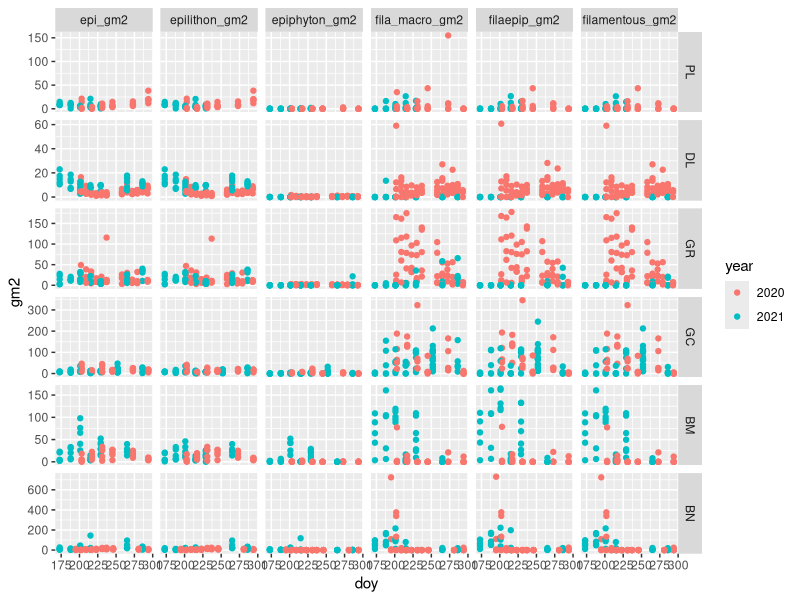
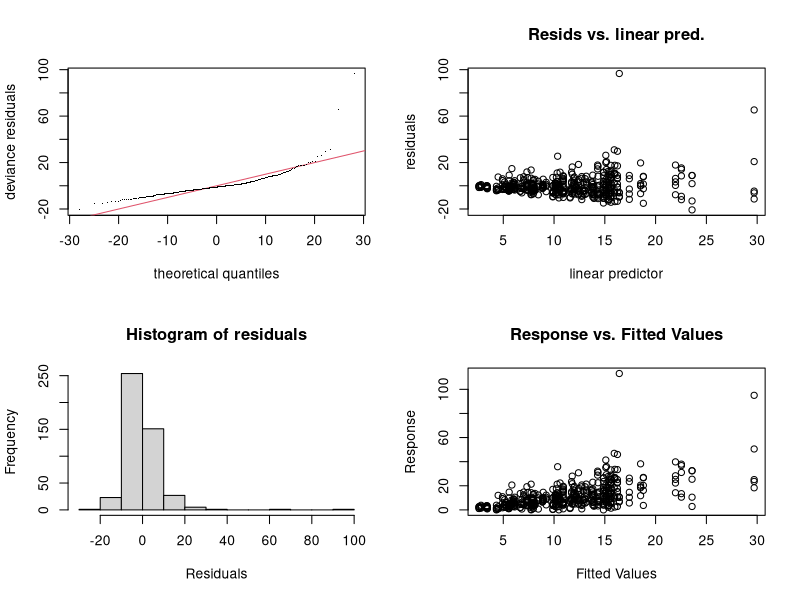
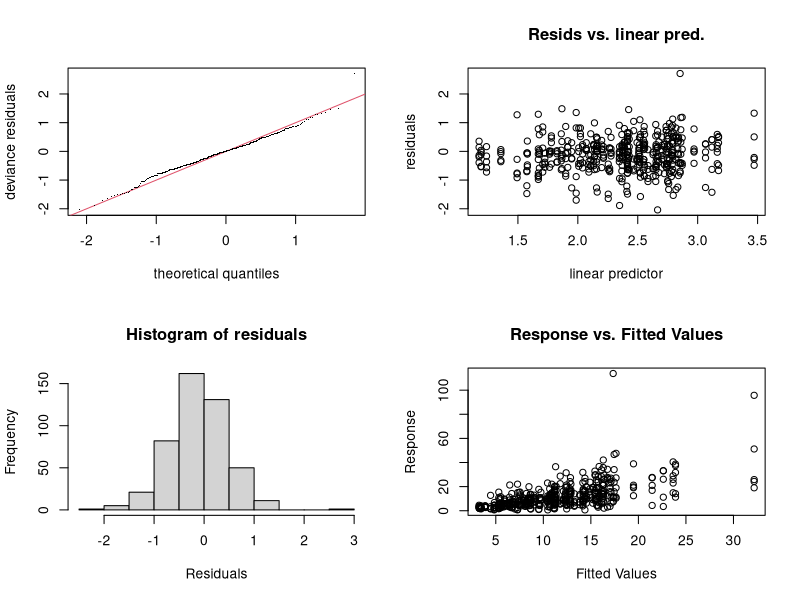
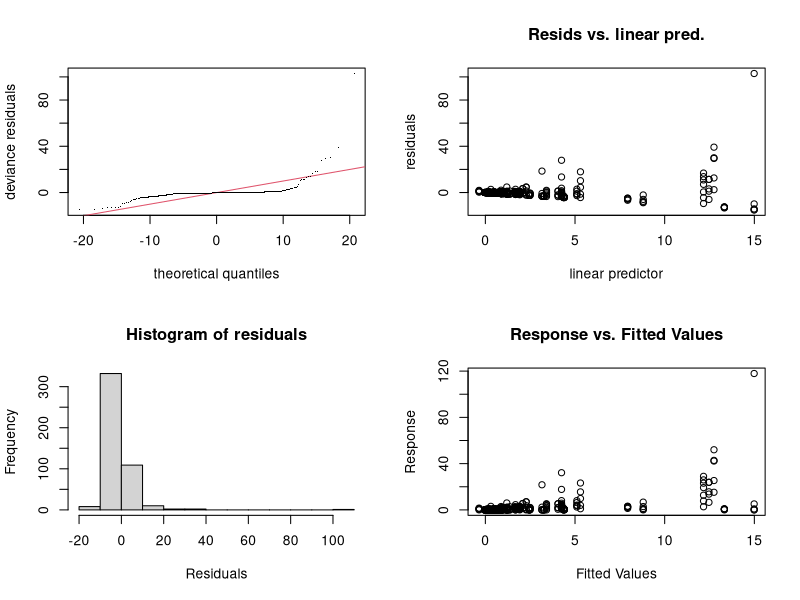
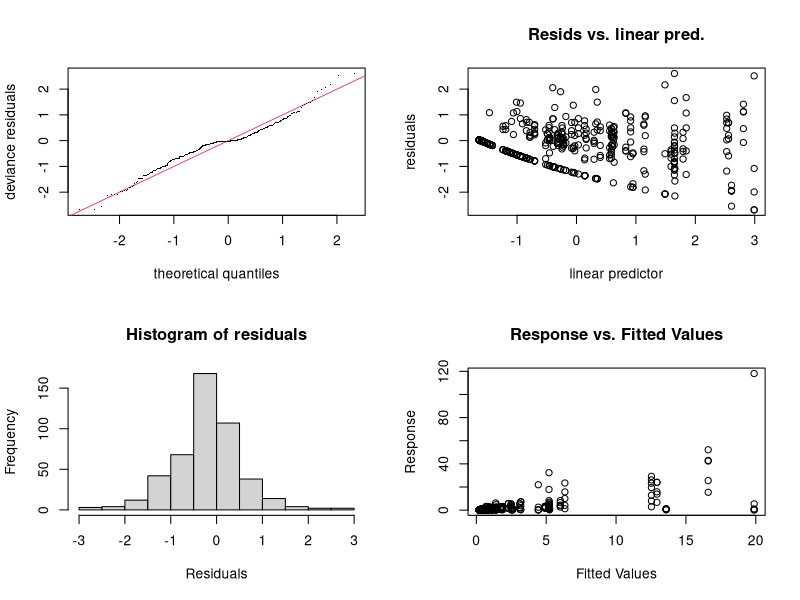
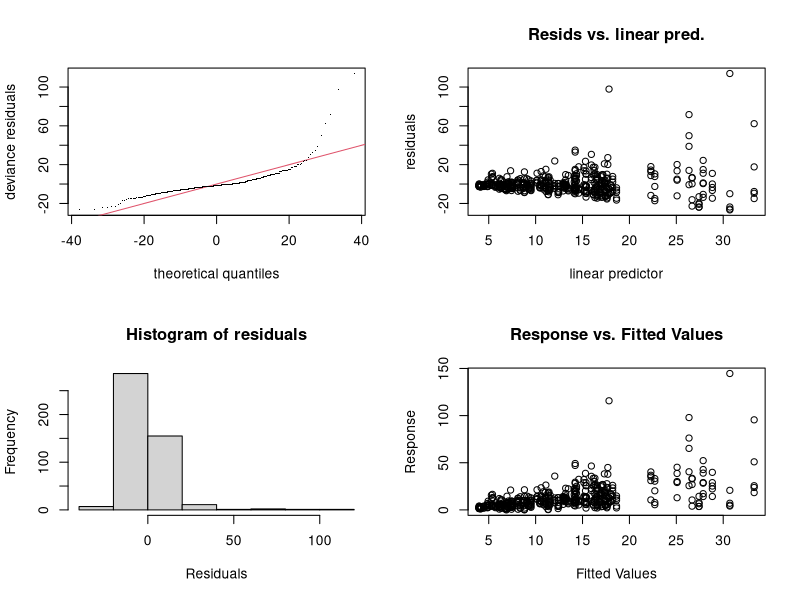
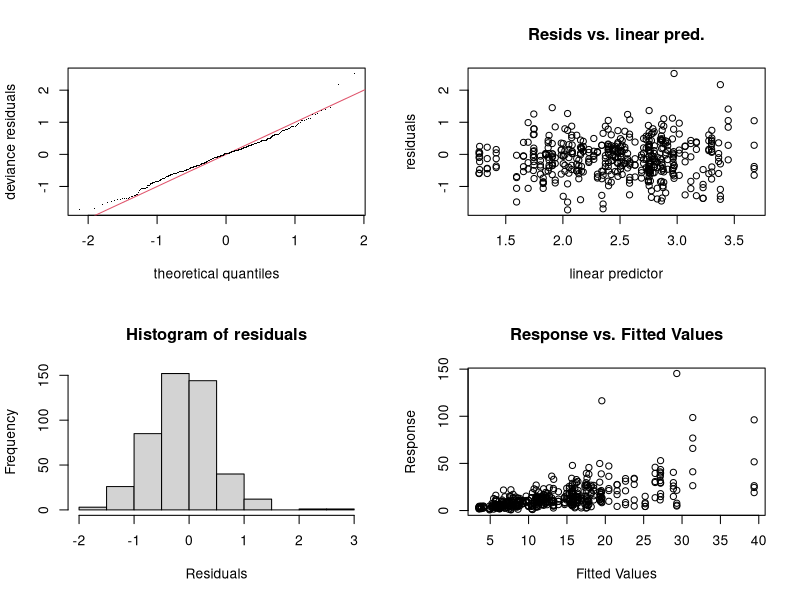
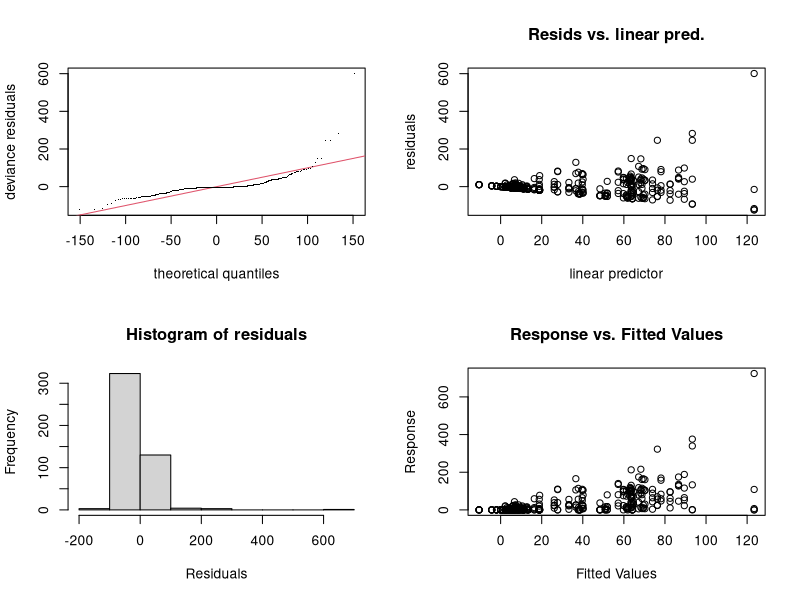

These charts were generated, in order, by the following R code: (Note: this script raises an error after producing the figures.)
# fit GAMS to biomass data
# 10/2022

library(tidyverse)
library(mgcv)

biomass <- read_csv('data/biomass_data/biomass_working_data_epip.csv') %>%
    filter(!is.na(site) & site != 'CR') %>%
    mutate(site = factor(site, levels = c('PL', 'DL', 'GR', 'GC', 'BM', 'BN')),
           year = as.factor(lubridate::year(date)),
           site_year = paste(site, year, sep = '_'),
           epi_chla_mgm2 = epiphyton_chla_mgm2 + epilithon_chla_mgm2,
           epi_gm2 = epilithon_gm2 + epiphyton_gm2,
           filaepip_chla_mgm2 = epiphyton_chla_mgm2 + filamentous_chla_mgm2,
           filaepip_gm2 = epiphyton_gm2 + filamentous_gm2)

glimpse(biomass)


# look at the data
biomass %>%
    select(date, doy, year, site, ends_with('_gm2')) %>%
    pivot_longer(cols = -c('date', 'doy', 'year', 'site'),
                 names_to = 'bm_category',
                 values_to = 'gm2') %>%
    ggplot(aes(doy, gm2, col = year)) +
    geom_point() +
    facet_grid(site~bm_category, scales = 'free_y')


# find 2%quantile ####
# add the 2% quantile to each of the biomass categories in order to
# fit log transformed GAMs
colnames(biomass)
min_vals <- biomass %>%
    select(epilithon_gm2, epilithon_chla_mgm2,
           epiphyton_gm2, epiphyton_chla_mgm2,
           epi_gm2, epi_chla_mgm2,
           filamentous_gm2, filamentous_chla_mgm2,
           filaepip_gm2, filaepip_chla_mgm2) %>%
    mutate(across(.fns = ~case_when(. == 0 ~ NA_real_,
                                    TRUE ~ .))) %>%
    pivot_longer(cols = everything(), names_to = 'biomass', values_to = 'value') %>%
    group_by(biomass) %>%
    summarize(min = quantile(value, 0.01, na.rm = T),
              q2 = quantile(value, 0.02, na.rm = T))

dates <- c(seq(min(biomass$date), max(biomass$date[biomass$year == 2020]), by = 'day'),
           seq(min(biomass$date[biomass$year == 2021]), max(biomass$date), by = 'day'))


# biomass <- biomass %>%
#     mutate(epilithon_gm2 = epilithon_gm2 + min_vals$min[min_vals$biomass == 'epilithon_gm2'],
#            epilithon_chla_mgm2 = epilithon_chla_mgm2 +
#                min_vals$min[min_vals$biomass == 'epilithon_chla_mgm2'],
#            filamentous_gm2 = filamentous_gm2 + min_vals$min[min_vals$biomass == 'filamentous_gm2'],
#            filamentous_chla_mgm2 = filamentous_chla_mgm2 +
#                min_vals$min[min_vals$biomass == 'filamentous_chla_mgm2'],
#            fila_macro_gm2 = fila_macro_gm2 + min_vals$min[min_vals$biomass == 'fila_macro_gm2'])
# fit gams
preds <- data.frame(date = dates,
                    doy = as.numeric(format(dates, '%j')),
                    year = lubridate::year(dates))%>%
    mutate(year = as.factor(year))
s_preds <- data.frame()
for(site in unique(biomass$site)){
    preds$site = site
    s_preds <- bind_rows(s_preds, preds)
}
s_preds_lin <- s_preds_gamma <-
    mutate(s_preds,
           site_year = as.factor(paste(site, year, sep = '_'))) %>%
    tibble()

link_fn = 'log' # gamma link function, log or inverse?
delta = 0.5
par(mfrow = c(2,2))

# try it for all sites
biomass$site_year <- factor(biomass$site_year)
fg2_gamma <- gam(epilithon_gm2 +
                     min_vals$min[min_vals$biomass == 'epilithon_gm2'] ~ s(doy) +
                  s(doy, site_year, bs = 'fs'),
              data = biomass, method = 'REML',
              family = Gamma(link = link_fn))

fg2 <- gam(epilithon_gm2 ~ s(doy) +
               s(doy, site_year, bs = 'fs'),
           data = biomass, method = 'REML', family = 'gaussian')

gam.check(fg2)

gam.check(fg2_gamma)
AIC(fg2)
AIC(fg2_gamma)

pp_lin <- mgcv::predict.gam(fg2, s_preds_lin, se.fit = TRUE)
pp_gamma <- mgcv::predict.gam(fg2_gamma, s_preds_gamma, type = 'response',
                        se.fit = TRUE)

s_preds_lin <- mutate(s_preds_lin,
                      epil_gm2_fit = c(pp_lin$fit),
                      epil_gm2_se = c(pp_lin$se.fit))
s_preds_gamma <- mutate(s_preds_gamma,
                        epil_gm2_fit = c(pp_gamma$fit) -
                            min_vals$min[min_vals$biomass == 'epilithon_gm2'],
                        epil_gm2_se = c(pp_gamma$se.fit))

# epiphyton
fg2_epip_gamma <- gam(epiphyton_gm2 +
                     min_vals$min[min_vals$biomass == 'epiphyton_gm2'] ~ s(doy) +
                  s(doy, site_year, bs = 'fs'),
              data = biomass, method = 'REML',
              family = Gamma(link = link_fn))

fg2_epip <- gam(epiphyton_gm2 ~ s(doy) +
               s(doy, site_year, bs = 'fs'),
           data = biomass, method = 'REML', family = 'gaussian')

gam.check(fg2_epip)

gam.check(fg2_epip_gamma)
AIC(fg2_epip)
AIC(fg2_epip_gamma)

pp_lin <- mgcv::predict.gam(fg2_epip, s_preds_lin, se.fit = TRUE)
pp_gamma <- mgcv::predict.gam(fg2_epip_gamma, s_preds_gamma, type = 'response',
                        se.fit = TRUE)

s_preds_lin <- mutate(s_preds_lin,
                      epip_gm2_fit = c(pp_lin$fit),
                      epip_gm2_se = c(pp_lin$se.fit))
s_preds_gamma <- mutate(s_preds_gamma,
                        epip_gm2_fit = c(pp_gamma$fit) -
                            min_vals$min[min_vals$biomass == 'epiphyton_gm2'],
                        epip_gm2_se = c(pp_gamma$se.fit))

#epiphyton + epilithon
fg2_epi_gamma <- gam(epi_gm2 +
                     min_vals$min[min_vals$biomass == 'epi_gm2'] ~ s(doy) +
                  s(doy, site_year, bs = 'fs'),
              data = biomass, method = 'REML',
              family = Gamma(link = link_fn))

fg2_epi <- gam(epi_gm2 ~ s(doy) +
               s(doy, site_year, bs = 'fs'),
           data = biomass, method = 'REML', family = 'gaussian')

gam.check(fg2_epi)

gam.check(fg2_epi_gamma)
AIC(fg2_epi)
AIC(fg2_epi_gamma)

pp_lin <- mgcv::predict.gam(fg2_epi, s_preds_lin, se.fit = TRUE)
pp_gamma <- mgcv::predict.gam(fg2_epi_gamma, s_preds_gamma, type = 'response',
                        se.fit = TRUE)

s_preds_lin <- mutate(s_preds_lin,
                      epi_gm2_fit = c(pp_lin$fit),
                      epi_gm2_se = c(pp_lin$se.fit))
s_preds_gamma <- mutate(s_preds_gamma,
                        epi_gm2_fit = c(pp_gamma$fit) -
                            min_vals$min[min_vals$biomass == 'epi_gm2'],
                        epi_gm2_se = c(pp_gamma$se.fit))

# filamentous
fg2_fila_gamma <- gam(filamentous_gm2 +
                          min_vals$min[min_vals$biomass == 'filamentous_gm2'] ~ s(doy) +
                          s(doy, site_year, bs = 'fs'),
                      data = biomass, method = 'REML',
                      family = Gamma(link = link_fn))

fg2_fila <- gam(filamentous_gm2 ~ s(doy) +
                    s(doy, site_year, bs = 'fs'),
                data = biomass, method = 'REML', family = 'gaussian')

AIC(fg2_fila)
AIC(fg2_fila_gamma)

gam.check(fg2_fila)
gam.check(fg2_fila_gamma)


pp_lin <- mgcv::predict.gam(fg2_fila, s_preds_lin, se.fit = TRUE)
pp_gamma <- mgcv::predict.gam(fg2_fila_gamma, type = 'response',
                              s_preds_gamma, se.fit = TRUE)

s_preds_lin <- mutate(s_preds_lin,
                      fila_gm2_fit = c(pp_lin$fit),
                      fila_gm2_se = c(pp_lin$se.fit))
s_preds_gamma <- mutate(s_preds_gamma,
                        fila_gm2_fit = c(pp_gamma$fit)-
                            min_vals$min[min_vals$biomass == 'filamentous_gm2'],
                        fila_gm2_se = c(pp_gamma$se.fit))


# filamentous + epiphyton
fg2_filaepip_gamma <- gam(filaepip_gm2 +
                          min_vals$min[min_vals$biomass == 'filaepip_gm2'] ~ s(doy) +
                          s(doy, site_year, bs = 'fs'),
                      data = biomass, method = 'REML',
                      family = Gamma(link = link_fn))

fg2_filaepip <- gam(filaepip_gm2 ~ s(doy) +
                    s(doy, site_year, bs = 'fs'),
                data = biomass, method = 'REML', family = 'gaussian')

AIC(fg2_filaepip)
AIC(fg2_filaepip_gamma)

gam.check(fg2_filaepip)
gam.check(fg2_filaepip_gamma)


pp_lin <- mgcv::predict.gam(fg2_filaepip, s_preds_lin, se.fit = TRUE)
pp_gamma <- mgcv::predict.gam(fg2_filaepip_gamma, type = 'response',
                              s_preds_gamma, se.fit = TRUE)

s_preds_lin <- mutate(s_preds_lin,
                      filaepip_gm2_fit = c(pp_lin$fit),
                      filaepip_gm2_se = c(pp_lin$se.fit))
s_preds_gamma <- mutate(s_preds_gamma,
                        filaepip_gm2_fit = c(pp_gamma$fit)-
                            min_vals$min[min_vals$biomass == 'filaepip_gm2'],
                        filaepip_gm2_se = c(pp_gamma$se.fit))


# chlorophyll
fg2_chla_gamma <- gam(epilithon_chla_mgm2 +
                          min_vals$min[min_vals$biomass == 'epilithon_chla_mgm2']~ s(doy) +
                          s(doy, site_year, bs = 'fs'),
                      data = biomass, method = 'REML',
                      family = Gamma(link = link_fn))
fg2_chla <- gam(epilithon_chla_mgm2 ~ s(doy) +
                  s(doy, site_year, bs = 'fs'),
              data = biomass, method = 'REML', family = 'gaussian')

gam.check(fg2_chla)
gam.check(fg2_chla_gamma)

AIC(fg2_chla_gamma)
AIC(fg2_chla)

pp_gamma <- mgcv::predict.gam(fg2_chla_gamma, s_preds_gamma,
                              type ='response', se.fit = TRUE)
pp_lin <- mgcv::predict.gam(fg2_chla, s_preds_lin, se.fit = TRUE)

s_preds_lin <- mutate(s_preds_lin,
                      epil_chla_mgm2_fit = c(pp_lin$fit),
                      epil_chla_mgm2_se = c(pp_lin$se.fit))
s_preds_gamma <- mutate(s_preds_gamma,
                        epil_chla_mgm2_fit = c(pp_gamma$fit) -
                            min_vals$min[min_vals$biomass == 'epilithon_chla_mgm2'],
                        epil_chla_mgm2_se = c(pp_gamma$se.fit))


#epiphyton
fg2_epip_chla_gamma <- gam(epiphyton_chla_mgm2 +
                          min_vals$min[min_vals$biomass == 'epiphyton_chla_mgm2']~ s(doy) +
                          s(doy, site_year, bs = 'fs'),
                      data = biomass, method = 'REML',
                      family = Gamma(link = link_fn))
fg2_epip_chla <- gam(epiphyton_chla_mgm2 ~ s(doy) +
                  s(doy, site_year, bs = 'fs'),
              data = biomass, method = 'REML', family = 'gaussian')

gam.check(fg2_epip_chla)
gam.check(fg2_epip_chla_gamma)

AIC(fg2_epip_chla_gamma)
AIC(fg2_epip_chla)

pp_gamma <- mgcv::predict.gam(fg2_epip_chla_gamma, s_preds_gamma,
                              type ='response', se.fit = TRUE)
pp_lin <- mgcv::predict.gam(fg2_epip_chla, s_preds_lin, se.fit = TRUE)

s_preds_lin <- mutate(s_preds_lin,
                      epip_chla_mgm2_fit = c(pp_lin$fit),
                      epip_chla_mgm2_se = c(pp_lin$se.fit))
s_preds_gamma <- mutate(s_preds_gamma,
                        epip_chla_mgm2_fit = c(pp_gamma$fit) -
                            min_vals$min[min_vals$biomass == 'epiphyton_chla_mgm2'],
                        epip_chla_mgm2_se = c(pp_gamma$se.fit))

# epiphyton + epilithon
fg2_epi_chla_gamma <- gam(epi_chla_mgm2 +
                          min_vals$min[min_vals$biomass == 'epi_chla_mgm2']~ s(doy) +
                          s(doy, site_year, bs = 'fs'),
                      data = biomass, method = 'REML',
                      family = Gamma(link = link_fn))
fg2_epi_chla <- gam(epi_chla_mgm2 ~ s(doy) +
                  s(doy, site_year, bs = 'fs'),
              data = biomass, method = 'REML', family = 'gaussian')

gam.check(fg2_epi_chla)
gam.check(fg2_epi_chla_gamma)

AIC(fg2_epi_chla_gamma)
AIC(fg2_epi_chla)

pp_gamma <- mgcv::predict.gam(fg2_epi_chla_gamma, s_preds_gamma,
                              type ='response', se.fit = TRUE)
pp_lin <- mgcv::predict.gam(fg2_epi_chla, s_preds_lin, se.fit = TRUE)

s_preds_lin <- mutate(s_preds_lin,
                      epi_chla_mgm2_fit = c(pp_lin$fit),
                      epi_chla_mgm2_se = c(pp_lin$se.fit))
s_preds_gamma <- mutate(s_preds_gamma,
                        epi_chla_mgm2_fit = c(pp_gamma$fit) -
                            min_vals$min[min_vals$biomass == 'epi_chla_mgm2'],
                        epi_chla_mgm2_se = c(pp_gamma$se.fit))

# filamentous
fg2_fila_chla_gamma <- gam(filamentous_chla_mgm2 +
                               min_vals$min[min_vals$biomass == 'filamentous_chla_mgm2']~ s(doy) +
                               s(doy, site_year, bs = 'fs'),
                           data = biomass, method = 'REML',
                           family = Gamma(link = link_fn))
fg2_fila_chla <- gam(filamentous_chla_mgm2 ~ s(doy) +
                        s(doy, site_year, bs = 'fs'),
                     data = biomass, method = 'REML', family = 'gaussian')

gam.check(fg2_fila_chla)
gam.check(fg2_fila_chla_gamma)
AIC(fg2_fila_chla)
AIC(fg2_fila_chla_gamma)


pp_gamma <- mgcv::predict.gam(fg2_fila_chla_gamma, s_preds_gamma,
                              type ='response', se.fit = TRUE)
pp_lin <- mgcv::predict.gam(fg2_fila_chla, s_preds_lin, se.fit = TRUE)

s_preds_lin <- mutate(s_preds_lin,
                      fila_chla_mgm2_fit = c(pp_lin$fit),
                      fila_chla_mgm2_se = c(pp_lin$se.fit))
s_preds_gamma <- mutate(s_preds_gamma,
                        fila_chla_mgm2_fit = c(pp_gamma$fit)-
                            min_vals$min[min_vals$biomass == 'filamentous_chla_mgm2'],
                        fila_chla_mgm2_se = c(pp_gamma$se.fit))
# filamentous
fg2_filaepip_chla_gamma <- gam(filaepip_chla_mgm2 +
                               min_vals$min[min_vals$biomass == 'filaepip_chla_mgm2']~ s(doy) +
                               s(doy, site_year, bs = 'fs'),
                           data = biomass, method = 'REML',
                           family = Gamma(link = link_fn))
fg2_filaepip_chla <- gam(filaepip_chla_mgm2 ~ s(doy) +
                        s(doy, site_year, bs = 'fs'),
                     data = biomass, method = 'REML', family = 'gaussian')

gam.check(fg2_filaepip_chla)
gam.check(fg2_filaepip_chla_gamma)
AIC(fg2_filaepip_chla)
AIC(fg2_filaepip_chla_gamma)


pp_gamma <- mgcv::predict.gam(fg2_filaepip_chla_gamma, s_preds_gamma,
                              type ='response', se.fit = TRUE)
pp_lin <- mgcv::predict.gam(fg2_filaepip_chla, s_preds_lin, se.fit = TRUE)

s_preds_lin <- mutate(s_preds_lin,
                      filaepip_chla_mgm2_fit = c(pp_lin$fit),
                      filaepip_chla_mgm2_se = c(pp_lin$se.fit))
s_preds_gamma <- mutate(s_preds_gamma,
                        filaepip_chla_mgm2_fit = c(pp_gamma$fit)-
                            min_vals$min[min_vals$biomass == 'filaepip_chla_mgm2'],
                        filaepip_chla_mgm2_se = c(pp_gamma$se.fit))

# Calculate fit metrics for the smoothness parameter
k1 <- k.check(fg2) %>% data.frame() %>%
    mutate(model = 'epilithon AFDM',
           smooth_par = c('s(doy)', 's(doy, site_year)')) %>%
    relocate(model, smooth_par)
rownames(k1) <- NULL
k2 <- k.check(fg2_epip) %>% data.frame() %>%
    mutate(model = 'epiphyton AFDM',
           smooth_par = c('s(doy)', 's(doy, site_year)')) %>%
    relocate(model, smooth_par)
rownames(k2) <- NULL
k3 <- k.check(fg2_epi) %>% data.frame() %>%
    mutate(model = 'epip + epil AFDM',
           smooth_par = c('s(doy)', 's(doy, site_year)')) %>%
    relocate(model, smooth_par)
rownames(k3) <- NULL
k4 <- k.check(fg2_fila) %>% data.frame() %>%
    mutate(model = 'filamentous AFDM',
           smooth_par = c('s(doy)', 's(doy, site_year)')) %>%
    relocate(model, smooth_par)
rownames(k4) <- NULL
k5 <- k.check(fg2_chla) %>% data.frame() %>%
    mutate(model = 'epilithon chla',
           smooth_par = c('s(doy)', 's(doy, site_year)')) %>%
    relocate(model, smooth_par)
rownames(k5) <- NULL
k6 <- k.check(fg2_epip_chla) %>% data.frame() %>%
    mutate(model = 'epiphyton chla',
           smooth_par = c('s(doy)', 's(doy, site_year)')) %>%
    relocate(model, smooth_par)
rownames(k6) <- NULL
k7 <- k.check(fg2_epi_chla) %>% data.frame() %>%
    mutate(model = 'epip + epil chla',
           smooth_par = c('s(doy)', 's(doy, site_year)')) %>%
    relocate(model, smooth_par)
rownames(k7) <- NULL
k8 <- k.check(fg2_fila_chla) %>% data.frame() %>%
    mutate(model = 'filamentous chla',
           smooth_par = c('s(doy)', 's(doy, site_year)')) %>%
    relocate(model, smooth_par)
rownames(k8) <- NULL
k_check <- bind_rows(k1, k2, k3, k4, k5, k6, k7, k8)

# gamma model
k1 <- k.check(fg2_gamma) %>% data.frame() %>%
    mutate(model = 'epilithon AFDM',
           smooth_par = c('s(doy)', 's(doy, site_year)')) %>%
    relocate(model, smooth_par)
rownames(k1) <- NULL
k2 <- k.check(fg2_epip_gamma) %>% data.frame() %>%
    mutate(model = 'epiphyton AFDM',
           smooth_par = c('s(doy)', 's(doy, site_year)')) %>%
    relocate(model, smooth_par)
rownames(k2) <- NULL
k3 <- k.check(fg2_epi_gamma) %>% data.frame() %>%
    mutate(model = 'epil + epip AFDM',
           smooth_par = c('s(doy)', 's(doy, site_year)')) %>%
    relocate(model, smooth_par)
rownames(k3) <- NULL
k4 <- k.check(fg2_fila_gamma) %>% data.frame() %>%
    mutate(model = 'filamentous AFDM',
           smooth_par = c('s(doy)', 's(doy, site_year)')) %>%
    relocate(model, smooth_par)
rownames(k4) <- NULL
k5 <- k.check(fg2_chla_gamma) %>% data.frame() %>%
    mutate(model = 'epilithon chla',
           smooth_par = c('s(doy)', 's(doy, site_year)')) %>%
    relocate(model, smooth_par)
rownames(k5) <- NULL
k6 <- k.check(fg2_epip_chla_gamma) %>% data.frame() %>%
    mutate(model = 'epiphyton chla',
           smooth_par = c('s(doy)', 's(doy, site_year)')) %>%
    relocate(model, smooth_par)
rownames(k6) <- NULL
k7 <- k.check(fg2_epi_chla_gamma) %>% data.frame() %>%
    mutate(model = 'epil + epip chla',
           smooth_par = c('s(doy)', 's(doy, site_year)')) %>%
    relocate(model, smooth_par)
rownames(k7) <- NULL
k8 <- k.check(fg2_fila_chla_gamma) %>% data.frame() %>%
    mutate(model = 'filamentous chla',
           smooth_par = c('s(doy)', 's(doy, site_year)')) %>%
    relocate(model, smooth_par)
rownames(k8) <- NULL
k_check_gamma <- bind_rows(k1, k2, k3, k4, k5, k6, k7, k8)

# plot diagnostics
png('figures/SI/biomass_loggammaGAMs_diagnostics_epip.png', width = 7.5, height = 10,
    units = 'in', res = 300)
    par(mfrow = c(6,4),
        mar = c(3,4,2,2),
        oma = c(0,3,2,0))
    gam.check(fg2_gamma)
    mtext(expression(paste('epil g',m^-2)), 2, line = 45)
    gam.check(fg2_epip_gamma)
    mtext(expression(paste('epip g',m^-2)), 2, line = 45)
    gam.check(fg2_fila_gamma)
    mtext(expression(paste('fila g',m^-2)), 2, line = 45)
    gam.check(fg2_chla_gamma)
    mtext(expression(paste('epil chla mg',m^-2)), 2, line = 45)
    gam.check(fg2_epip_chla_gamma)
    mtext(expression(paste('epip chla mg',m^-2)), 2, line = 45)
    gam.check(fg2_fila_chla_gamma)
    mtext(expression(paste('fila chla mg',m^-2)), 2, line = 45)
    par(mfrow = c(1,1), new = T)
    mtext('Model fit metrics for Biomass GAMS', line = 2.75)
dev.off()
png('figures/biomass_linGAMs_diagnostics_epip.png', width = 7.5, height = 10,
    units = 'in', res = 300)
    par(mfrow = c(6,4),
        mar = c(3,4,2,2),
        oma = c(0,3,1,0))
    gam.check(fg2)
    mtext(expression(paste('epil g',m^-2)), 2, line = 45)
    gam.check(fg2_epip)
    mtext(expression(paste('epip g',m^-2)), 2, line = 45)
    gam.check(fg2_fila)
    mtext(expression(paste('fila g',m^-2)), 2, line = 45)
    gam.check(fg2_chla)
    mtext(expression(paste('epil chla mg',m^-2)), 2, line = 45)
    gam.check(fg2_epip_chla)
    mtext(expression(paste('epip chla mg',m^-2)), 2, line = 45)
    gam.check(fg2_fila_chla)
    mtext(expression(paste('fila. chla mg',m^-2)), 2, line = 45)
    par(mfrow = c(1,1), new = T)
    mtext('Model fit metrics for Biomass GAMS', line = 2.75)
dev.off()

qq = as_tibble(lapply(s_preds_lin, c)) %>% select(-site_year)
write_csv(qq, 'data/biomass_data/linear_gam_fits_biomass_epip.csv')
write_csv(k_check, 'data/biomass_data/linear_gam_smoothness_parameter_checks_epip.csv')

qq = as_tibble(lapply(s_preds_gamma, c)) %>% select(-site_year) %>%
    mutate(across(starts_with(c('epi', 'fila')),
                              ~case_when(. < 0 ~ 0,
                                         TRUE ~ .)))
write_csv(qq, 'data/biomass_data/log_gamma_gam_fits_biomass_epip.csv')
write_csv(k_check_gamma, 'data/biomass_data/log_gamma_gam_smoothness_parameter_checks_epip.csv')

qq <- read_csv('data/biomass_data/log_gamma_gam_fits_biomass_epip.csv')
# plot GAMS
qq <- qq %>%
    mutate(site = factor(site, levels = c('PL', 'DL', 'GR', 'GC', 'BM', 'BN'))) %>%
    pivot_longer(cols = starts_with(c('epi_','epil', 'epip', 'fila')),
             names_to = c('biomass_type', 'units', 'stat'),
             names_pattern = '([a-z]+)_([a-z0-9_]+)_([a-z]+)',
             values_to = 'value') %>%
    pivot_wider(names_from = 'stat', values_from = 'value') %>%
    group_by(site, biomass_type, units) %>%
    mutate(across(c('fit', 'se'), ~zoo::na.approx(., x = date, na.rm = F)))# %>%
    # mutate(fit = case_when(se > fit ~ NA_real_,
    #                        se > 500 ~ NA_real_,
    #                        TRUE ~ fit),
    #        se = case_when(is.na(fit)~NA_real_,
    #                       TRUE ~ se))
meas <- select(biomass, date, site, sample,
       epil_gm2_meas = epilithon_gm2,
       epip_gm2_meas = epiphyton_gm2,
       epi_gm2_meas = epi_gm2,
       fila_gm2_meas = filamentous_gm2,
       filaepip_gm2_meas = filaepip_gm2,
       epil_chla_mgm2_meas = epilithon_chla_mgm2,
       epip_chla_mgm2_meas = epiphyton_chla_mgm2,
       epi_chla_mgm2_meas = epi_chla_mgm2,
       filaepip_chla_mgm2_meas = filaepip_chla_mgm2,
       fila_chla_mgm2_meas = filamentous_chla_mgm2) %>%
    pivot_longer(cols = starts_with(c('epi', 'fila')),
                 names_to = c('biomass_type', 'units', 'stat'),
                 names_pattern = '([a-z]+)_([a-z0-9_]+)_([a-z]+)',
                 values_to = 'value') %>%
    pivot_wider(names_from = 'stat', values_from = 'value') %>%
    mutate(year = lubridate::year(date))
meas_chl <- filter(meas, units == 'chla_mgm2')
meas_mass <- filter(meas, units == 'gm2')

# mm <- qq %>% filter(units == 'gm2') %>%
#     mutate(fit = fit + x,
#            fit_high = fit + se,
#            fit_low = fit - se,
#            fit_low = case_when(fit_low < 0.3 ~ 0.3,
#                                TRUE ~ fit_low)) %>%
#     ggplot(aes(date, fit, col = biomass_type)) +
#     geom_line()+
#     geom_ribbon(aes(ymax = fit_high, ymin = fit_low,
#                     fill = biomass_type), alpha = 0.4, color = NA)+
#     geom_point(data = meas_mass, aes(date, meas, col = biomass_type))+
#     facet_grid(site~year, scales = 'free_x') +
#     scale_color_discrete(type = c('#1B9EC9', '#97BB43'))+
#     scale_fill_discrete(type = c('#1B9EC9', '#97BB43'))+
#     scale_y_log10(limits = c(0.3, 600))+
#     xlab('Date') +
#     ylab(expression('Algal Standing Crop (AFDM g '~ m^-2*')')) +
#     theme_bw()
# cc <- qq %>%
#     mutate(fit = fit + x,
#            fit_high = fit + se,
#            fit_low = fit - se,
#            fit_low = case_when(fit_low < 0.3 ~ 0.3,
#                                TRUE ~ fit_low)) %>%
#     filter(units == 'chla_mgm2') %>%
#     ggplot(aes(date, fit, col = biomass_type)) +
#     geom_line()+
#     geom_ribbon(aes(ymax = fit_high, ymin = fit_low,
#                     fill = biomass_type), alpha = 0.4, color = NA)+
#     geom_point(data = meas_chl, aes(date, meas, col = biomass_type))+
#     facet_grid(site~year, scales = 'free_x') +
#     scale_color_discrete(type = c('#1B9EC9', '#97BB43'))+
#     scale_fill_discrete(type = c('#1B9EC9', '#97BB43'))+
#     scale_y_log10(limits = c(0.3, 1000))+
#     xlab('Date') +
#     ylab(expression('Algal Standing Crop (mg chl a '~ m^-2*')')) +
#     theme_bw()
meas_mass2 <- mutate(meas_mass,
                     meas = case_when(meas < delta ~ delta,
                                      TRUE ~ meas))
meas_chl2 <- mutate(meas_chl,
                    meas = case_when(meas < delta ~ delta,
                                     TRUE ~ meas))
mm <- qq %>% filter(units == 'gm2') %>%
    mutate(fit = case_when(fit < delta ~ delta,
                           TRUE ~ fit),
           fit_high = fit + se,
           fit_low = fit - se,
           fit_low = case_when(fit_low < delta ~ delta,
                               TRUE ~ fit_low)) %>%
    ggplot(aes(date, fit, col = biomass_type)) +
    geom_line()+
    geom_ribbon(aes(ymax = fit_high, ymin = fit_low,
                    fill = biomass_type), alpha = 0.4, color = NA)+
    geom_point(data = meas_mass2, aes(date, meas, col = biomass_type))+
    facet_grid(site~year, scales = 'free_x') +
    scale_color_discrete(type = c('#1B9EC9', '#97BB43'))+
    scale_fill_discrete(type = c('#1B9EC9', '#97BB43'))+
    scale_y_log10(limits = c(0.3, 600))+
    xlab('Date') +
    ylab(expression('Algal Standing Crop (AFDM g '~ m^-2*')')) +
    theme_classic()+
    theme(panel.border = element_rect(fill = NA),
          panel.spacing = unit(0, 'line'))
cc <- qq %>%
    mutate(fit = case_when(fit < delta ~ delta,
                           TRUE ~ fit),
           fit_high = fit + se,
           fit_low = fit - se,
           fit_low = case_when(fit_low < delta ~ delta,
                               TRUE ~ fit_low)) %>%
    filter(units == 'chla_mgm2') %>%
    ggplot(aes(date, fit, col = biomass_type)) +
    geom_line()+
    geom_ribbon(aes(ymax = fit_high, ymin = fit_low,
                    fill = biomass_type), alpha = 0.4, color = NA)+
    geom_point(data = meas_chl2, aes(date, meas, col = biomass_type))+
    facet_grid(site~year, scales = 'free_x') +
    scale_color_discrete(type = c('#1B9EC9', '#97BB43'))+
    scale_fill_discrete(type = c('#1B9EC9', '#97BB43'))+
    scale_y_log10(limits = c(0.3, 1000))+
    xlab('Date') +
    ylab(expression('Algal Standing Crop (mg chl a '~ m^-2*')')) +
    theme_classic()+
    theme(panel.border = element_rect(fill = NA),
          panel.spacing = unit(0, 'line'))

png('figures/biomass_log_gamma_gams_comb_zeros_epip.png', width = 7.5, height = 5, units = 'in',
    res = 300)

    ggpubr::ggarrange(mm, cc, nrow = 1, common.legend = TRUE,
                      labels = c('a', 'b'))
dev.off()

# trim estimates so that they aren't more than 2 weeks from an actual measurement
qq %>%
  mutate(fit = case_when(se > 2*fit & se >100 ~ NA_real_,
                         fit < 0 ~ NA_real_,
                         fit > 1000 ~ NA_real_,
                         TRUE ~ fit),
         se = case_when(is.na(fit) ~ NA_real_,
                        TRUE ~ se))  %>%
    ggplot(aes(date, fit, col = units)) +
    geom_point()+
    facet_grid(site~biomass_type)


ndays = 0
mega_dates <- data.frame()
for(bt in c('epil', 'fila')){
    u_dates <- data.frame()
    for(u in c('gm2', 'chla_mgm2')){
        dates  <- meas %>%
            filter(biomass_type == bt, units == u)%>%
            select(date, site)

        cov_dates <- data.frame()
        for(s in unique(meas$site)){
            d <- filter(dates, site == s)
            dd <- unique(d$date)
            dlist <- vector()
            for(i in 1:length(dd)){

                dlist <- lubridate::as_date(c(dlist, seq((dd[i]-ndays),
                                                         (dd[i] + ndays),
                                                         by = 'day')))
            }
            cd = data.frame(date = unique(dlist)) %>%
                mutate(site = s)
            cov_dates <- bind_rows(cov_dates, cd)
        }
        cov_dates<- mutate(cov_dates, units = u)
        u_dates <- bind_rows(u_dates, cov_dates)
    }
    u_dates <- mutate(u_dates, biomass_type = bt)
    mega_dates <- bind_rows(mega_dates, u_dates)
}

mega_dates$coverage = 'good'
st_end <- mega_dates %>%
    mutate(year = factor(lubridate::year(date))) %>%
    group_by(site, year, units, biomass_type) %>%
    summarize(start = min(date),
              end = max(date)) %>%
    ungroup() %>%print(n = 48)

# qq2 <-
    left_join(qq, st_end, by = c('site','year', 'units', 'biomass_type')) %>%
    mutate(coverage = case_when(date > start & date < end ~ 'good',
                                TRUE ~ 'bad'),
           fit = case_when(coverage == 'bad' ~ NA_real_,
                           se > 2*fit ~ NA_real_,
                           fit > 1000 ~ NA_real_,
                           fit < 0 ~ NA_real_,
                           TRUE ~ fit),
           se = case_when(is.na(fit)~ NA_real_,
                          TRUE ~ se)) %>%
    ggplot(aes(date, fit, col = units)) + geom_line() +
    geom_ribbon(aes(ymin = fit-se, ymax = fit+se, fill = units), alpha = 0.3)+
    facet_grid(site~biomass_type)#, scales = 'free')
write_csv(qq2, 'data/biomass_data/invgamma_gam_fits_biomass.csv')
